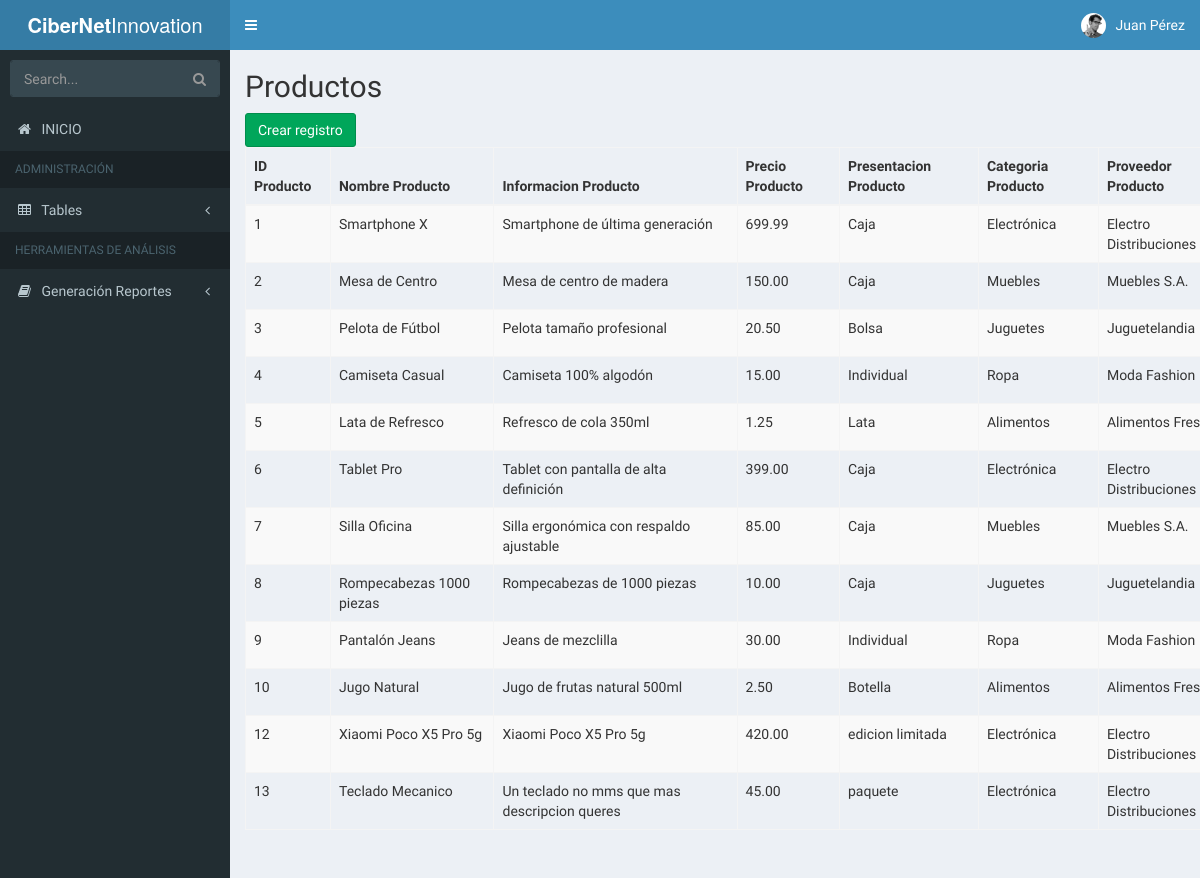
The app's page /CiberNet Innovation/app/views/pages/product.php (signed in) with its own data.
### tables this page shows
CREATE TABLE `product` (
  `ProductID` int NOT NULL AUTO_INCREMENT,
  `productName` varchar(100) NOT NULL,
  `productInfo` text,
  `productPrice` decimal(10,2) NOT NULL,
  `productPresentation` varchar(100) NOT NULL,
  `CategoryID` int DEFAULT NULL,
  `SupplierID` int DEFAULT NULL,
  PRIMARY KEY (`ProductID`),
  KEY `CategoryID` (`CategoryID`),
  KEY `SupplierID` (`SupplierID`),
  CONSTRAINT `product_ibfk_1` FOREIGN KEY (`CategoryID`) REFERENCES `category` (`CategoryID`),
  CONSTRAINT `product_ibfk_2` FOREIGN KEY (`SupplierID`) REFERENCES `supplier` (`SupplierID`)
);

CREATE TABLE `category` (
  `CategoryID` int NOT NULL AUTO_INCREMENT,
  `categoryName` varchar(100) NOT NULL,
  `categoryInfo` text,
  PRIMARY KEY (`CategoryID`)
);

CREATE TABLE `supplier` (
  `SupplierID` int NOT NULL AUTO_INCREMENT,
  `supplierName` varchar(100) NOT NULL,
  `supplierPhone` varchar(20) DEFAULT NULL,
  `supplierAddress` text,
  PRIMARY KEY (`SupplierID`)
);

### CiberNet Innovation/app/controllers/ProductController.php (called while the page is built, shortened)
<?php
require_once(dirname(__FILE__) . "/../../core/database.php");
require_once(dirname(__FILE__) . "/../models/ProductModel.php");
class ProductController{
    private $product;
    public function __construct()
    {
        $database = new Database();
        $this->db = $database->getConnection();
        $this->product = new ProductModel($this->db);
    }
    public function index()
    {
        $result = $this->product->getProducts();
        $products = $result->fetchAll(PDO::FETCH_ASSOC);
        include(dirname(__FILE__) . '/../views/product/productList.php');
    }
}

### CiberNet Innovation/core/database.php (called while the page is built, shortened)
<?php
class Database
{
    public function getConnection()
    {
        $this->conn = null;
        try {
            $this->conn = new PDO(
                "mysql:host=" . Config::HOST . ";dbname=" . Config::DATABASE,
                Config::USER,
                Config::PASSWORD
            );
            $this->conn->exec("set names utf8");
        } catch (PDOException $ex) {
            echo "Connection error: " . $ex->getMessage();
            die();
        }
        return $this->conn;
    }
}

### CiberNet Innovation/app/models/ProductModel.php (called while the page is built, shortened)
<?php
    class ProductModel{
        private $conn;
        public function __construct($db)
        {
            $this->conn = $db;
        }
        public function getProducts()
        {
            $query = "CALL sp_SelectProducts();";
            $result = $this->conn->prepare($query);
            $result->execute();
            return $result;
        }
    }
?>

### CiberNet Innovation/app/views/product/productList.php (the view, shortened to what this page needs)
<?php include '../templates/header.php'; ?>
<div class="container">
    <div class="card mt-5 p-4">
        <h2 class="mb-4">Productos</h2>
        <div class="d-flex justify-content-between mb-3">
            <a href="?pages=product&action=create" class="btn btn-success">Crear registro</a>
        </div>
        <div class="table-responsive">
            <table class="table table-striped table-bordered">
                <thead class="table-dark">
                    <tr>
                        <th scope="col">ID Producto</th>
                        <th scope="col">Nombre Producto</th>
                        <th scope="col">Informacion Producto</th>
                        <th scope="col">Precio Producto</th>
                        <th scope="col">Presentacion Producto</th>
                        <th scope="col">Categoria Producto</th>
                        <th scope="col">Proveedor Producto</th>
                    </tr>
                </thead>
                <tbody>
                    <?php foreach ($products as $product) : ?>
                        <tr>
                            <td><?= htmlspecialchars($product['ProductID']); ?></td>
                            <td><?= htmlspecialchars($product['productName']); ?></td>
                            <td><?= htmlspecialchars($product['productInfo']); ?></td>
                            <td><?= htmlspecialchars($product['productPrice']); ?></td>
                            <td><?= htmlspecialchars($product['productPresentation']); ?></td>
                            <td><?= htmlspecialchars($product['categoryName']); ?></td>
                            <td><?= htmlspecialchars($product['supplierName']); ?></td>
                        </tr>
                    <?php endforeach; ?>
                </tbody>
            </table>
        </div>
    </div>
</div>
<?php include '../templates/footer.php'; ?>

### records on screen
product: ProductID "1", productName "Smartphone X", productInfo "Smartphone de última generación", productPrice "699.99", productPresentation "Caja", CategoryID.categoryName "Electrónica", SupplierID.supplierName "Electro Distribuciones"
product: ProductID "2", productName "Mesa de Centro", productInfo "Mesa de centro de madera", productPrice "150.00", productPresentation "Caja", CategoryID.categoryName "Muebles", SupplierID.supplierName "Muebles S.A."
product: ProductID "3", productName "Pelota de Fútbol", productInfo "Pelota tamaño profesional", productPrice "20.50", productPresentation "Bolsa", CategoryID.categoryName "Juguetes", SupplierID.supplierName "Juguetelandia"
product: ProductID "4", productName "Camiseta Casual", productInfo "Camiseta 100% algodón", productPrice "15.00", productPresentation "Individual", CategoryID.categoryName "Ropa", SupplierID.supplierName "Moda Fashion"
product: ProductID "5", productName "Lata de Refresco", productInfo "Refresco de cola 350ml", productPrice "1.25", productPresentation "Lata", CategoryID.categoryName "Alimentos", SupplierID.supplierName "Alimentos…"
product: ProductID "6", productName "Tablet Pro", productInfo "Tablet con pantalla de alta definición", productPrice "399.00", productPresentation "Caja", CategoryID.categoryName "Electrónica", SupplierID.supplierName "Electro Distribuciones"
product: ProductID "7", productName "Silla Oficina", productInfo "Silla ergonómica con respaldo ajustable", productPrice "85.00", productPresentation "Caja", CategoryID.categoryName "Muebles", SupplierID.supplierName "Muebles S.A."
product: ProductID "8", productName "Rompecabezas 1000 piezas", productInfo "Rompecabezas de 1000 piezas", productPrice "10.00", productPresentation "Caja", CategoryID.categoryName "Juguetes", SupplierID.supplierName "Juguetelandia"
product: ProductID "9", productName "Pantalón Jeans", productInfo "Jeans de mezclilla", productPrice "30.00", productPresentation "Individual", CategoryID.categoryName "Ropa", SupplierID.supplierName "Moda Fashion"
product: ProductID "10", productName "Jugo Natural", productInfo "Jugo de frutas natural 500ml", productPrice "2.50", productPresentation "Botella", CategoryID.categoryName "Alimentos", SupplierID.supplierName "Alimentos…"
product: ProductID "12", productName "Xiaomi Poco X5 Pro 5g", productInfo "Xiaomi Poco X5 Pro 5g", productPrice "420.00", productPresentation "edicion limitada", CategoryID.categoryName "Electrónica", SupplierID.supplierName "Electro Distribuciones"
product: ProductID "13", productName "Teclado Mecanico", productInfo "Un teclado no mms que mas descripcion queres", productPrice "45.00", productPresentation "paquete", CategoryID.categoryName "Electrónica", SupplierID.supplierName "Electro Distribuciones"

### other values on screen
$_SESSION["userName"] "Juan Pérez"
